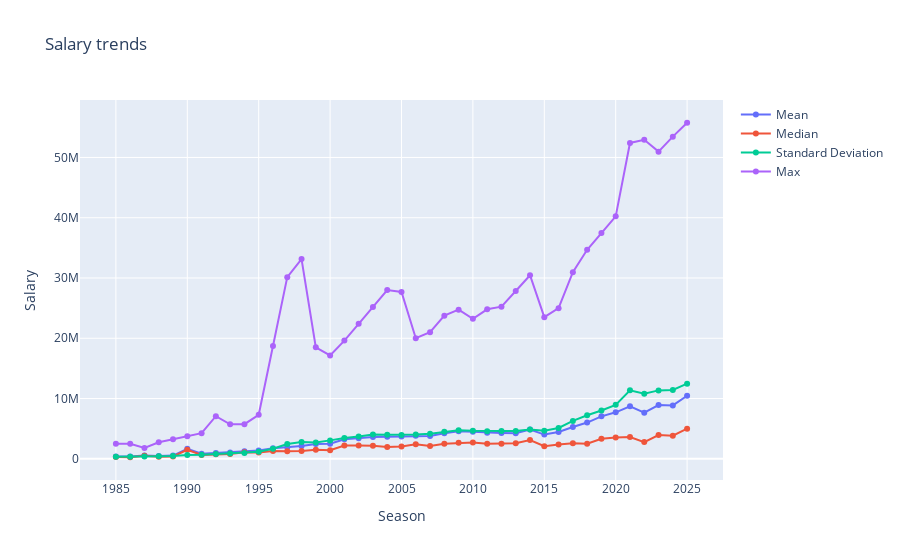

Here is the notebook cell this chart was saved with:
### Markdown cell above
In this section the cleaned salary data is used for a first display.  
This consists of a visualisation of the evolution of statistical indicators of the salaries of NBA players over the seasons.
  
In accordance with recent developments like the increase of NBA revenue via enormous TV deals, an increase in the mean compensation of NBA players can be observed. 
This is particularily the case for NBA stars, where the increase is much stronger than that of the mean salary. That this is not only the case for the highest payed player can be derived from the growth of standard deviation and the increasing distance between median and mean.

### Code cell
#aggregate stats per season and sort
salary_stats = (df_salary
                .groupby('year')['salary']
                .agg(['mean', 'median', 'min', 'max', 'std'])
                .reset_index()
                .sort_values('year'))

#find the row index of the max salary per season, then get necessary columns
idx = df_salary.groupby('year')['salary'].idxmax()
max_players = (df_salary.loc[idx, ['year', 'name', 'salary', 'team_abbr']]
               .set_index('year')
               .sort_index())

#do the same for players with min salary per season
idx = df_salary.groupby('year')['salary'].idxmin()
min_players = (df_salary.loc[idx, ['year', 'name', 'salary', 'team_abbr']]
               .set_index('year')
               .sort_index())

#align both frames by year
salary_stats = salary_stats.set_index('year')
max_players = max_players.reindex(salary_stats.index)
min_players = min_players.reindex(salary_stats.index)

#build graph
fig = go.Figure()
fig.add_trace(go.Scatter(x=salary_stats.index,
                         y=salary_stats['mean'],
                         mode='lines+markers',
                         name='Mean',
                         hovertemplate='Season: %{x}<br>Mean: %{y}<extra></extra>'))#

fig.add_trace(go.Scatter(x=salary_stats.index,
                         y=salary_stats['median'],
                         mode='lines+markers',
                         name='Median',
                         hovertemplate='Season: %{x}<br>Median: %{y}<extra></extra>'))

fig.add_trace(go.Scatter(x=salary_stats.index,
                         y=salary_stats['std'],
                         mode='lines+markers',
                         name='Standard Deviation',
                         hovertemplate='Season: %{x}<br>Stand. Deviation: %{y}<extra></extra>'))

# fig.add_trace(go.Scatter(x=salary_stats.index,
#                          y=salary_stats['min'],
#                          text=min_players['name'].to_list(),
#                          mode='lines+markers',
#                          name='Min',
#                          customdata=list(zip(min_players['name'], min_players['team_abbr'])),
#                          hovertemplate='Season: %{x}<br>Min salary: %{y}<br>Player: %{customdata[0]}<br>Team: %{customdata[1]}<extra></extra>'))

fig.add_trace(go.Scatter(x=salary_stats.index,
                         y=salary_stats['max'],
                         mode='lines+markers',
                         name='Max',
                         #20251022_Begin: due to API being down
                         #  customdata = list(zip(max_players['name'], max_players['team_abbr'])),  # per-point player name
                         #  hovertemplate='Season: %{x}<br>Max salary: %{y}<br>Player: %{customdata[0]}<br>Team: %{customdata[1]}<extra></extra>'))
                         customdata = max_players['name'],  # per-point player name
                         hovertemplate='Season: %{x}<br>Max salary: %{y}<br>Player: %{customdata}<br><extra></extra>'))
                         #20251022_Begin

fig.update_layout(title='Salary trends', xaxis_title='Season', yaxis_title='Salary',
                  hovermode='closest')
fig.show()

### Figure 1 — Plotly figure (JSON) as saved in the notebook; plotly's stock layout.template omitted (floating-point values rounded to 4 significant figures)
{"data": [{"hovertemplate": "Season: %{x}<br>Mean: %{y}<extra></extra>", "mode": "lines+markers", "name": "Mean", "type": "scatter", "x": [1985, 1986, 1987, 1988, 1989, 1990, 1991, 1992, 1993, 1994, 1995, 1996, 1997, 1998, 1999, 2000, 2001, 2002, 2003, 2004, 2005, 2006, 2007, 2008, 2009, 2010, 2011, 2012, 2013, 2014, 2015, 2016, 2017, 2018, 2019, 2020, 2021, 2022, 2023, 2024, 2025], "y": [400600.0, 370100.0, 543000.0, 459200.0, 528000.0, 1671000.0, 831600.0, 954300.0, 1062000.0, 1270000.0, 1360000.0, 1734000.0, 1935000.0, 2121000.0, 2457000.0, 2499000.0, 3236000.0, 3396000.0, 3636000.0, 3651000.0, 3706000.0, 3839000.0, 3793000.0, 4244000.0, 4582000.0, 4476000.0, 4335000.0, 4290000.0, 4240000.0, 4866000.0, 4019000.0, 4441000.0, 5283000.0, 6011000.0, 7040000.0, 7711000.0, 8709000.0, 7642000.0, 8924000.0, 8862000.0, 10460000.0]}, {"hovertemplate": "Season: %{x}<br>Median: %{y}<extra></extra>", "mode": "lines+markers", "name": "Median", "type": "scatter", "x": [1985, 1986, 1987, 1988, 1989, 1990, 1991, 1992, 1993, 1994, 1995, 1996, 1997, 1998, 1999, 2000, 2001, 2002, 2003, 2004, 2005, 2006, 2007, 2008, 2009, 2010, 2011, 2012, 2013, 2014, 2015, 2016, 2017, 2018, 2019, 2020, 2021, 2022, 2023, 2024, 2025], "y": [302500, 257500, 495800.0, 339250, 380000, 1500000, 650000, 750000, 813500, 1074000, 1059750, 1307000, 1235000, 1306620, 1511500, 1429360, 2200000, 2200000, 2149259, 1972000.0, 2057460, 2401000.0, 2137200, 2511000.0, 2661027, 2691000, 2500000, 2500000, 2568720, 3120151, 2090000, 2357760, 2581020, 2500000, 3314365, 3540000, 3613225, 2777011, 3946434, 3832636, 5000000]}, {"hovertemplate": "Season: %{x}<br>Stand. Deviation: %{y}<extra></extra>", "mode": "lines+markers", "name": "Standard Deviation", "type": "scatter", "x": [1985, 1986, 1987, 1988, 1989, 1990, 1991, 1992, 1993, 1994, 1995, 1996, 1997, 1998, 1999, 2000, 2001, 2002, 2003, 2004, 2005, 2006, 2007, 2008, 2009, 2010, 2011, 2012, 2013, 2014, 2015, 2016, 2017, 2018, 2019, 2020, 2021, 2022, 2023, 2024, 2025], "y": [345300.0, 340600.0, 385100.0, 410400.0, 471700.0, 646400.0, 660100.0, 800200.0, 876200.0, 977900.0, 1162000.0, 1676000.0, 2465000.0, 2769000.0, 2693000.0, 3057000.0, 3467000.0, 3688000.0, 4035000.0, 4008000.0, 3955000.0, 4014000.0, 4162000.0, 4472000.0, 4728000.0, 4643000.0, 4565000.0, 4604000.0, 4625000.0, 4869000.0, 4666000.0, 5108000.0, 6285000.0, 7235000.0, 8021000.0, 8954000.0, 11360000.0, 10800000.0, 11350000.0, 11420000.0, 12460000.0]}, {"customdata": ["Magic Johnson", "Magic Johnson", "Larry Bird", "Patrick Ewing", "Patrick Ewing", "Patrick Ewing", "Patrick Ewing", "Larry Bird", "David Robinson", "David Robinson", "David Robinson", "Patrick Ewing", "Michael Jordan", "Michael Jordan", "Patrick Ewing", "Shaquille O'Neal", "Kevin Garnett", "Kevin Garnett", "Kevin Garnett", "Kevin Garnett", "Shaquille O'Neal", "Shaquille O'Neal", "Kevin Garnett", "Kevin Garnett", "Kevin Garnett", "Tracy McGrady", "Kobe Bryant", "Kobe Bryant", "Kobe Bryant", "Kobe Bryant", "Kobe Bryant", "Kobe Bryant", "LeBron James", "Stephen Curry", "Stephen Curry", "Stephen Curry", "Stephen Curry", "Stephen Curry", "Stephen Curry", "Stephen Curry", "Stephen Curry"], "hovertemplate": "Season: %{x}<br>Max salary: %{y}<br>Player: %{customdata}<br><extra></extra>", "mode": "lines+markers", "name": "Max", "type": "scatter", "x": [1985, 1986, 1987, 1988, 1989, 1990, 1991, 1992, 1993, 1994, 1995, 1996, 1997, 1998, 1999, 2000, 2001, 2002, 2003, 2004, 2005, 2006, 2007, 2008, 2009, 2010, 2011, 2012, 2013, 2014, 2015, 2016, 2017, 2018, 2019, 2020, 2021, 2022, 2023, 2024, 2025], "y": [2500000, 2500000, 1800000, 2750000, 3250000, 3750000, 4250000, 7070000, 5720000, 5740000, 7300000, 18724000, 30140000, 33140000, 18500000, 17142858, 19610000, 22400000, 25200000, 28000000, 27696430, 20000000, 21000000, 23750000, 24751934, 23239562, 24806250, 25244493, 27849149, 30453805, 23500000, 25000000, 30963450, 34682550, 37457154, 40231758, 52411485, 52938707, 50968059, 53458234, 55761216]}], "layout": {"hovermode": "closest", "title": {"text": "Salary trends"}, "xaxis": {"title": {"text": "Season"}}, "yaxis": {"title": {"text": "Salary"}}}}
